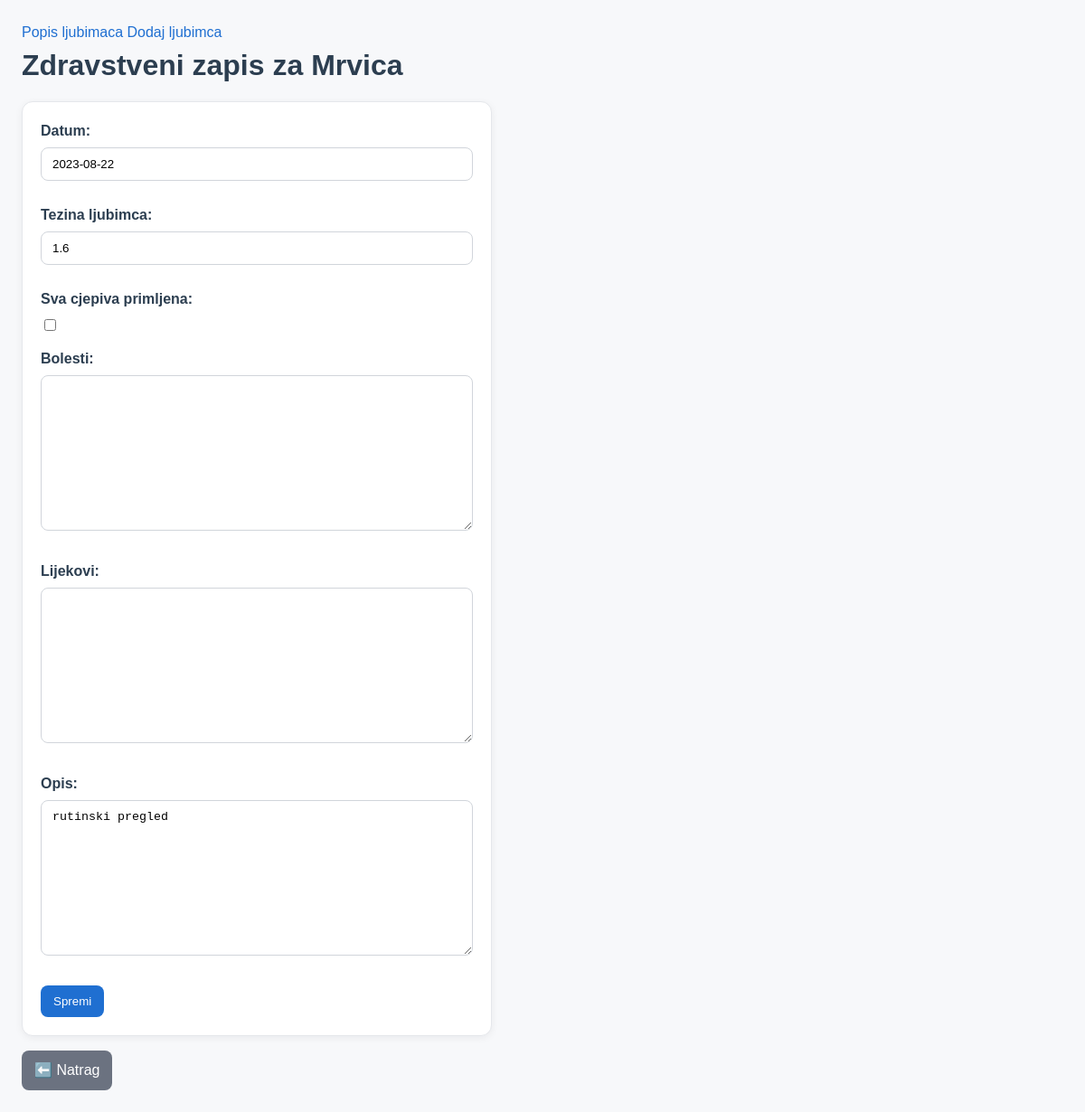
Page /zapis/3/uredi/ on the committed database.
### ljubimci/models.py (models this page shows, shortened)
class Ljubimac(models.Model):
    ime_ljubimca = models.CharField(max_length=100)
    vrsta_ljubimca = models.CharField(max_length=100)
    datum_rodenja_ljubimca = models.DateField()

class ZdravstveniZapis(models.Model):
    ljubimac = models.ForeignKey(Ljubimac, on_delete=models.CASCADE, related_name="zapisi")
    datum = models.DateField()
    tezina_ljubimca = models.FloatField(null=True, blank=True)
    sva_cjepiva_primljena = models.BooleanField(default=False)
    bolesti = models.TextField(blank=True)
    lijekovi = models.TextField(blank=True)
    opis = models.TextField(blank=True)

### ljubimci/views.py (the view)
# urls.py: path("zapis/<int:pk>/uredi/", views.uredi_zapis, name="uredi_zapis"),
def uredi_zapis(request, pk):
    zapis = get_object_or_404(ZdravstveniZapis, pk=pk)
    if request.method == "POST":
        form = ZdravstveniZapisForm(request.POST, instance=zapis)
        if form.is_valid():
            form.save()
            return redirect("detalji_ljubimca", pk=zapis.ljubimac.pk)
    else:
        form = ZdravstveniZapisForm(instance=zapis)
    return render(request, "zapisi/form.html", {"form": form, "ljubimac": zapis.ljubimac})

### ljubimci/forms.py
class ZdravstveniZapisForm(forms.ModelForm):
    class Meta:
        model = ZdravstveniZapis
        fields = [
            "datum",
            "tezina_ljubimca",
            "sva_cjepiva_primljena",
            "bolesti",
            "lijekovi",
            "opis",
        ]

### ljubimci/templates/zapisi/form.html (shortened to what this page needs)
{% extends "ljubimci/base.html" %}
{% block content %}
<h1>Zdravstveni zapis za {{ ljubimac.ime_ljubimca }}</h1>
<form method="post" class="form-card">
    {{ form.as_p }}
    <input type="submit" value="Spremi" class="button">
</form>
<a href="{% url 'detalji_ljubimca' ljubimac.pk %}" class="button secondary mt-2">⬅️ Natrag</a>
{% endblock %}

### ljubimci/static/style.css (style rules this page uses)
* { box-sizing: border-box; }
html, body { margin: 0; padding: 0; }
body { font-family: Arial, sans-serif; background: #f7f8fa; color: #2c3e50; line-height: 1.5; padding: 24px; }
h1, h2, h3 { color: #2c3e50; margin: 0 0 16px; }
p { margin: 0 0 12px; }
a { color: #1f6fd1; text-decoration: none; }
.button, button, input[type="submit"] { display: inline-block; padding: 10px 14px; border-radius: 8px; border: 0; background: #1f6fd1; color: #fff; cursor: pointer; text-decoration: none; }
.button.secondary { background: #6b7280; }
form { background: #fff; border: 1px solid #e5e7eb; border-radius: 12px; padding: 20px; max-width: 520px; box-shadow: 0 2px 8px rgba(15, 23, 42, 0.06); }
label { display: block; font-weight: 600; margin-bottom: 6px; }
input[type="text"], input[type="number"], input[type="date"], input[type="time"], select, textarea { width: 100%; padding: 10px 12px; border: 1px solid #d1d5db; border-radius: 8px; outline: none; margin-bottom: 14px; background: #fff; }
textarea { min-height: 100px; resize: vertical; }
.mt-2 { margin-top: 16px; }

### rows in the picture
Ljubimac: ime_ljubimca "Mrvica"
ZdravstveniZapis: datum "2023-08-22", tezina_ljubimca "1.6", opis "rutinski pregled"
